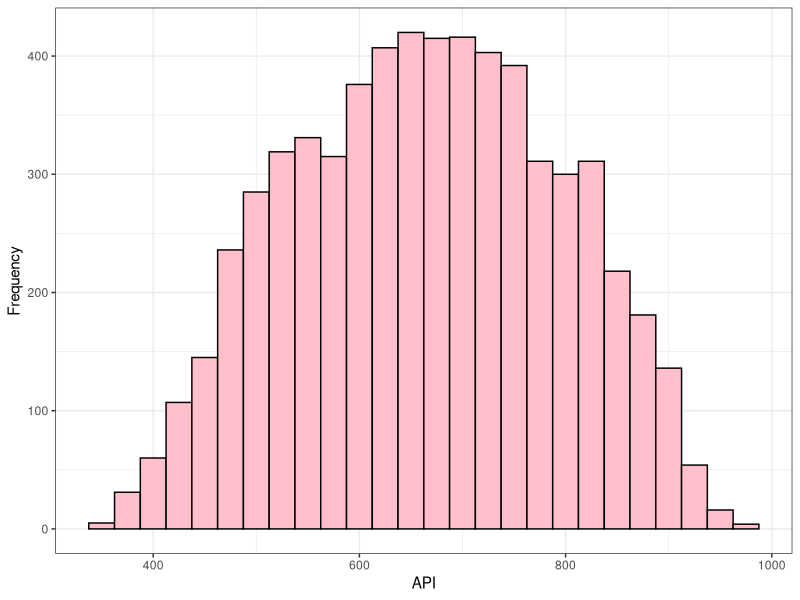
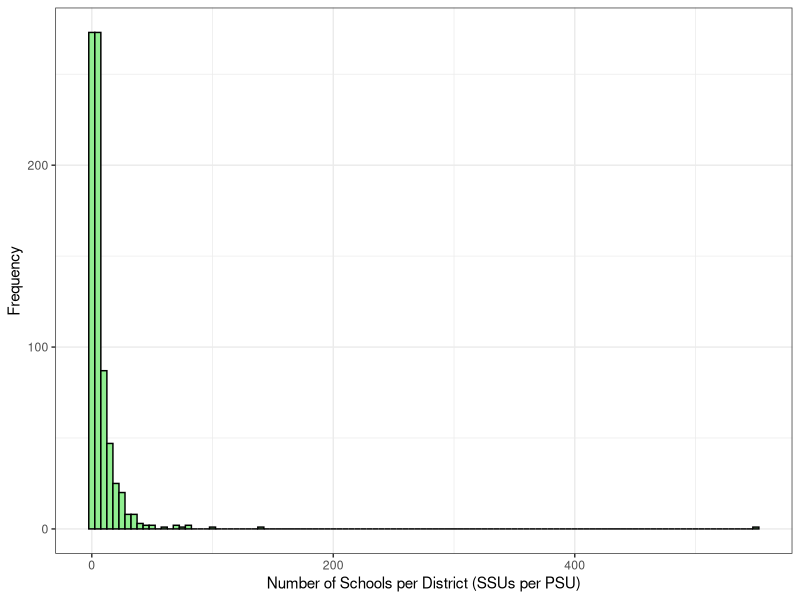
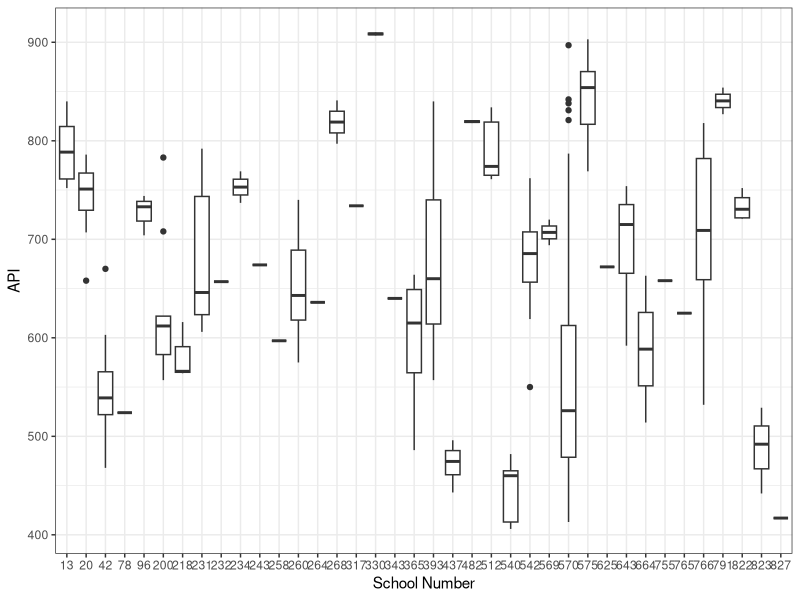
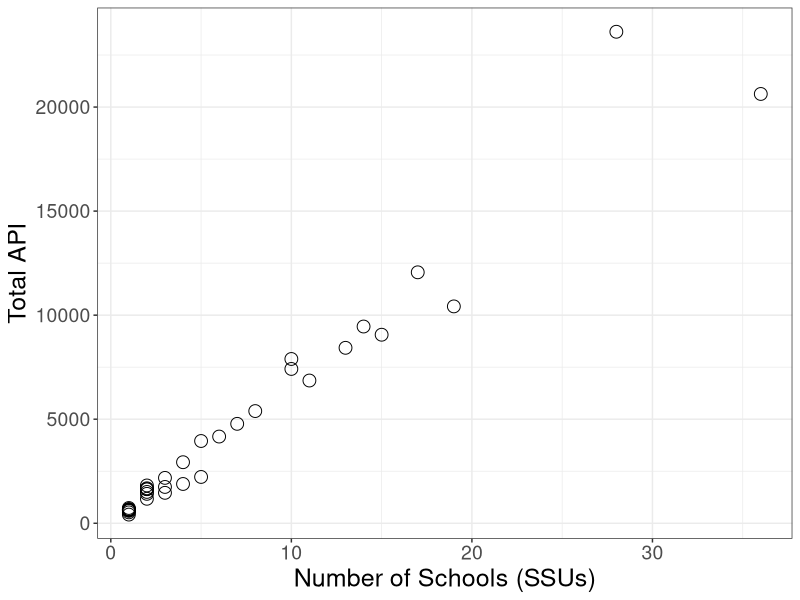
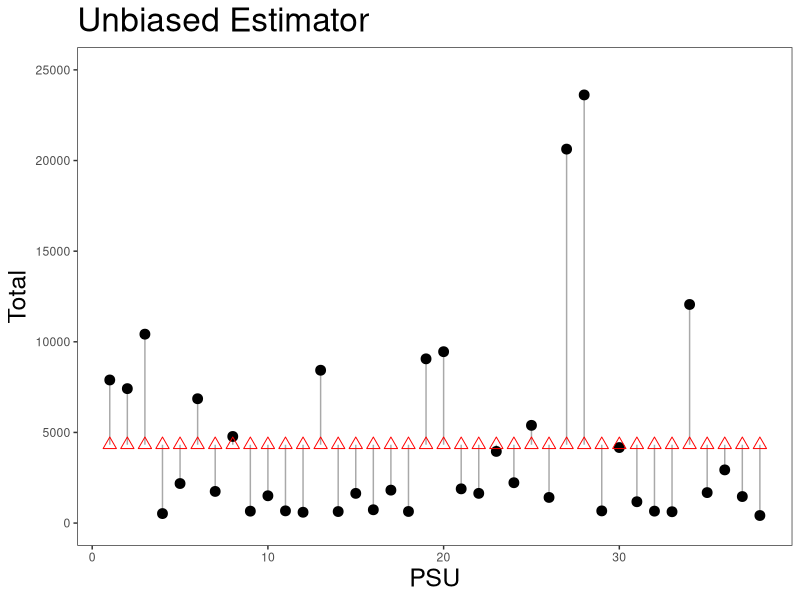
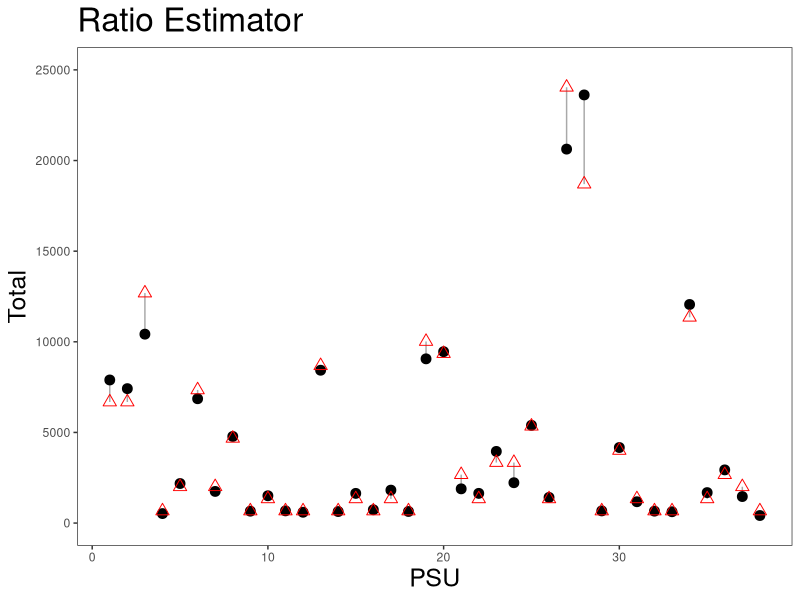

These charts were generated, in order, by the following R code:
## ---- chunk 1
library(tidyverse)
library(haven)
library(survey)
theme_set(theme_bw())
pop <- read_dta("./datasets/apipop.dta")
M0 <- nrow(pop)
N <- length(unique(pop$dnum))
## ---- chunk 2
#| fig-cap: ""
#| fig-alt: "histogram of API scores, approximately normally distributed with slightly heavy tails"
pop %>%
  ggplot(aes(x = api00)) + 
  geom_histogram(fill = "pink", color = "black", binwidth = 25) +
  labs(y = "Frequency", x = "API")
## ---- chunk 3
pop %>%
  group_by(dnum) %>%
  tally() -> num_psus
round(summary(num_psus$n))
## ---- chunk 4
#| fig-cap: ""
#| fig-alt: "histogram of number of SSUs (schools) per PSU (district), showing an extremely right-skewed distribution"
num_psus %>%
  ggplot(aes(x = n)) + 
  geom_histogram(fill = "lightgreen", color = "black", binwidth = 5) +
  labs(y = "Frequency", x = "Number of Schools per District (SSUs per PSU)")
## ---- chunk 5
samp <- read_dta("./datasets/apipop_clustersample.dta")
n_psu <- length(table(samp$dnum))
n_ssu <- nrow(samp)
## ---- chunk 6
#| fig-cap: ""
#| fig-alt: "histogram of API scores for the sample, approximately normally distributed with slightly heavy tails"
samp %>%
  ggplot(aes(y = api00, x = factor(dnum))) + 
  geom_boxplot() +
  labs(y = "API", x = "School Number")
## ---- chunk 7
samp %>%
  group_by(dnum) %>%
  tally() -> num_psus
round(summary(num_psus$n))
## ---- chunk 8
#| echo: true
#| classes: .cell-output
des <- svydesign(id = ~dnum, weight = ~wt, fpc = ~popsize, data=samp)
svytotal(~api00, design = des)
## ---- chunk 9
options(scipen = 999)
tot <- svytotal(~api00, design = des)
## ---- chunk 10
#| fig-cap: ""
#| fig-alt: "scatterplot with number of schools on the x-axis and total API on the y-axis, showing essentially a 45 degree line"
#| fig-align: center
samp %>%
  group_by(dnum) %>%
  summarize(num_schools = n(),
            total_api = sum(api00)) -> samp_collapse
samp_collapse %>%
  ggplot(aes(y = total_api, x = num_schools)) +
  geom_point(size = 4, shape = 1) +
  labs(x = "Number of Schools (SSUs)", y = "Total API") + 
  theme(axis.title = element_text(size = 18),
        axis.text = element_text(size = 14))

cor_t_M <- cor(samp_collapse$total_api, samp_collapse$num_schools)
## ---- chunk 11
that <- coef(tot)
w <- N/n_psu
M0hat <- n_ssu*N/n_psu
## ---- chunk 12
samp %>%
  mutate(M0hat = sum(wt)) %>%
  group_by(M0hat, dnum) %>%
  summarize(Mi = n(),
            ti = sum(api00)) %>%
  ungroup() %>%
  mutate(tbar = mean(ti),
         that = tbar*757,
         ybarr = that/M0hat,
         Miybarr = Mi*ybarr) -> dat
dat$id <- 1:nrow(dat)
## ---- chunk 13
#| fig-cap: ""
#| fig-alt: "plot with PSU number on the x-axis and total on the y-axis, with a line from each dot (total) to the overall average total, which is shown as a horizontal line of triangles. Some of the distances are very large, some are small."
dat %>%
  ggplot(aes(x=id, y=ti)) + 
  geom_errorbar(aes(ymin=ti, ymax=tbar), width=0, col="darkgrey") + 
  theme(panel.grid=element_blank()) + 
  geom_point(aes(x=id, y=ti), size = 3) + 
  geom_point(aes(x=id, y=tbar), col="red", shape=2, size = 3) + 
  ylim(0,25000) + 
  labs(x="PSU", y="Total") + 
  theme(axis.title = element_text(size=18),
        title = element_text(size=20)) +
  ggtitle("Unbiased Estimator")
## ---- chunk 14
#| fig-cap: ""
#| fig-alt: "plot with PSU number on the x-axis and total on the y-axis, with a line from each dot (total) to the estimated total for each PSU, which is shown as a triangle for each PSU. Most of the distances are small."
dat %>%
  ggplot(aes(x=id, y=ti)) + 
  geom_errorbar(aes(ymin=ti, ymax=Miybarr), width=0, col="darkgrey") + 
  theme(panel.grid=element_blank()) + 
  geom_point(aes(x=id, y=ti), size = 3) + 
  geom_point(aes(x=id, y=Miybarr), col="red", shape=2, size = 3) + 
  ylim(0,25000) + 
  labs(x="PSU", y="Total") +
  theme(axis.title = element_text(size=18),
        title = element_text(size=20)) +
  ggtitle("Ratio Estimator")
## ---- chunk 15
#| echo: true
#| classes: .cell-output
svymean(~api00, design = des)
## ---- chunk 16
#| echo: true
#| classes: .cell-output
confint(svymean(~api00, design = des))
